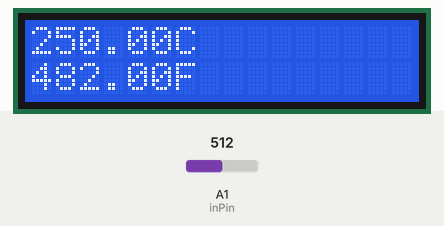
Simulated run of this sketch. Board: Arduino Uno, built with avr-gcc and run on an emulated ATmega328P. Shown: 16×2 character LCD. Inputs (shaded band) come from the test bench; at power-on: A1 (inPin) = 512.

Above: at 1.2 s.
1.3 s: A1 (inPin) set to 716
At 2.9 s:
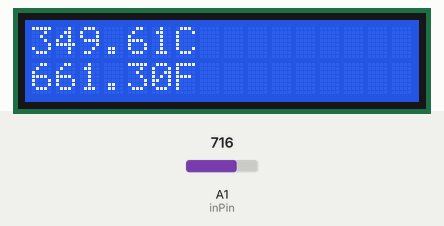
3.5 s: A1 (inPin) set to 900
At 4.8 s:
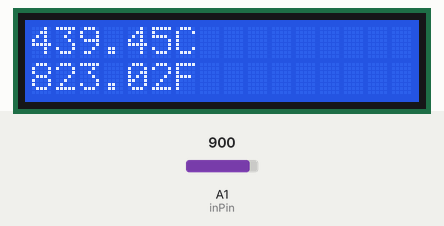
5.5 s: A1 (inPin) set to 1023
At 6.7 s:
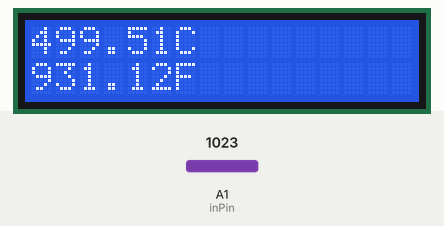
Timing chart, 0 to 8.5 s (numbered marks = the images above; inputs shaded):
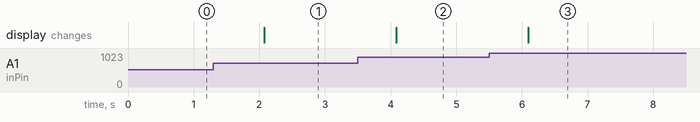

The sketch:

lm35.ino
```cpp
#include <LiquidCrystal.h>
LiquidCrystal lcd(7, 8, 9, 10, 11, 12); //Digital pins to which you connect the LCD
const int inPin = 1;                   // A0 is where you connect the sensor
void setup()
{
  lcd.begin(16,2);
}
void loop()
{
  int value = analogRead(inPin); // read the value from the sensor
  lcd.setCursor(0,1);
  float millivolts = (value / 1024.0) * 5000;
  float celsius = millivolts / 10;
  lcd.clear();
  lcd.setCursor(0,0);
  lcd.print(celsius);
  lcd.print("C");
  lcd.setCursor(0,1);
  lcd.print((celsius * 9)/5 + 32); //turning the celsius into fahrehait
  lcd.print("F");
  delay(1000);
}
```

Measured:
- after the input at 1.3 s, the display: changes after 0.78 s (image 1)
- after the input at 3.5 s, the display: changes after 0.59 s (image 2)
- after the input at 5.5 s, the display: changes after 0.60 s (image 3)
